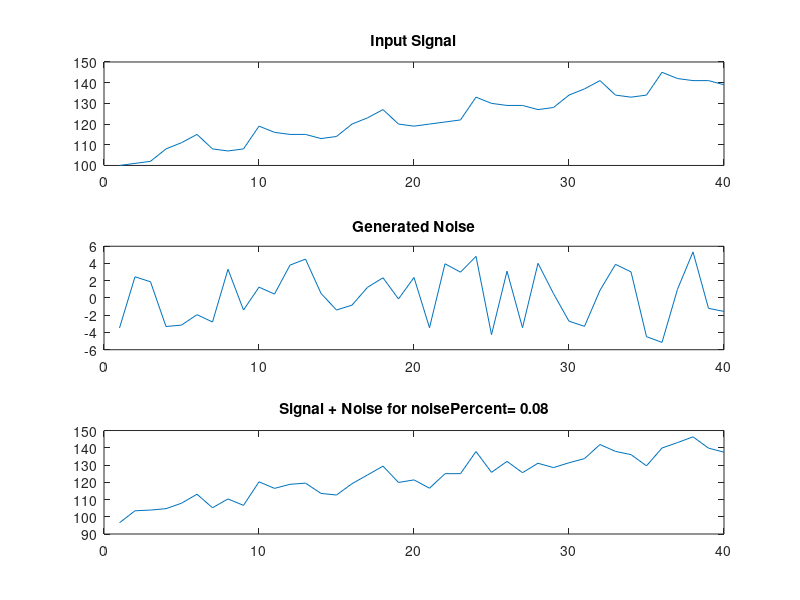

The MATLAB script that drew this image: (Note: this script raises an error after producing the figure.)
clc
clear
%% constnats
lengthOfIRF = 5;
baseline = 100;
useTrend = true;
%% Set the condition IRFs

% condition 1
realIRFs(1,:) = [0 5 7 10 2];
realIRFs(2,:) = [0 10 6 4 3];

numOfConditions = size(realIRFs, 1);
realIRFs = reshape(realIRFs', [1, lengthOfIRF, numOfConditions]);

%% set the stimulus function
stim_func(1,:) = [0 0 1 0 0 0 0 0 0 0 0 0 0 0 1 0 0 0 0 0 0 0 0 0 0 0 0 0 1 0 0 0 0 0 0 0 0 0 0 0];
stim_func(2,:) = [0 0 0 0 0 0 0 0 1 0 0 0 0 0 0 0 0 0 0 0 0 0 1 0 0 0 0 0 0 0 0 0 0 0 1 0 0 0 0 0];

f = zeros(1, size(stim_func,2)); 
for testedCondition = 1: numOfConditions
    f = f + testedCondition .* stim_func(testedCondition, :);
end

%% convolve the stimuluts function with the IRF
y = zeros(size(f));

for testedCondition = 1: numOfConditions
    convolved = conv(double(f == testedCondition), realIRFs(:,:,testedCondition));
    y = y + convolved(1: length(f));
end

%% add baseline
y = y + baseline;

%% add trend
if (useTrend == true)
    y = y + (0 : length(f) - 1);
end

%% plot the result
y

%% add white gauusian noise

percent=.08;

noise = zeros(size(y));
noiseY = zeros(size(y));
for i=1 :length(y)
       val = y(i);
       smallPerc = val * percent ; % 1 percent noise add
       noise(i) = smallPerc * [ rand(1) - 0.5 ]; % .*T
       noiseY(i) = val + noise(i) ; % small is very small 10e-9
end

 
%plotting commands
 
subplot(3,1,1);
plot(y);
title('Input Signal');
 
subplot(3,1,2);
plot(noise);
title('Generated Noise');
 
subplot(3,1,3);
plot(noiseY);
title(['Signal + Noise for noisePercent= ',num2str(percent)]);

%% test classification

classificationVec = ClassifyTestData(noiseY, f, realIRFs);

% try to choose the best classification for ech trial base on the
% similarity measument

%{
figure
for targetCondition = 1: numOfConditions
    for trialIdx = find(stim_func(targetCondition,:))
        
        testResponse = noiseY(trialIdx : trialIdx + lengthOfIRF - 1)
        
        % use cross correlation to check which condition best fit to the
        % tested respond
        chosencondition = -1;
        bestCrossCorreleation = -1;
        for condition = 1 : numOfConditions
            
            
            disp(['IRF ' num2str(condition) ' is :']);
            IRF = realIRFs(condition,:);
            
            % get the correleation vec
            corrVec = xcorr(testResponse,IRF,'coeff');
            subplot(numOfConditions,1,condition);            
            plot(corrVec);
            title(['condition ' num2str(condition) ' max value ' num2str(max(corrVec))]);
            
            %N = lengthOfIRF + lengthOfIRF - 1;
            %crossCorrelation = ifft(fft(testResponse,N) * conj(fft(IRF,N))');
            
            crossCorrelation = max(corrVec);
            if (crossCorrelation > bestCrossCorreleation)
                chosencondition = condition;
                bestCrossCorreleation = crossCorrelation;
            end
        end
        
              
        disp(['chosen condition : ' num2str(chosencondition) ' for target ' num2str(targetCondition)]);
        waitforbuttonpress
    end
end
%}